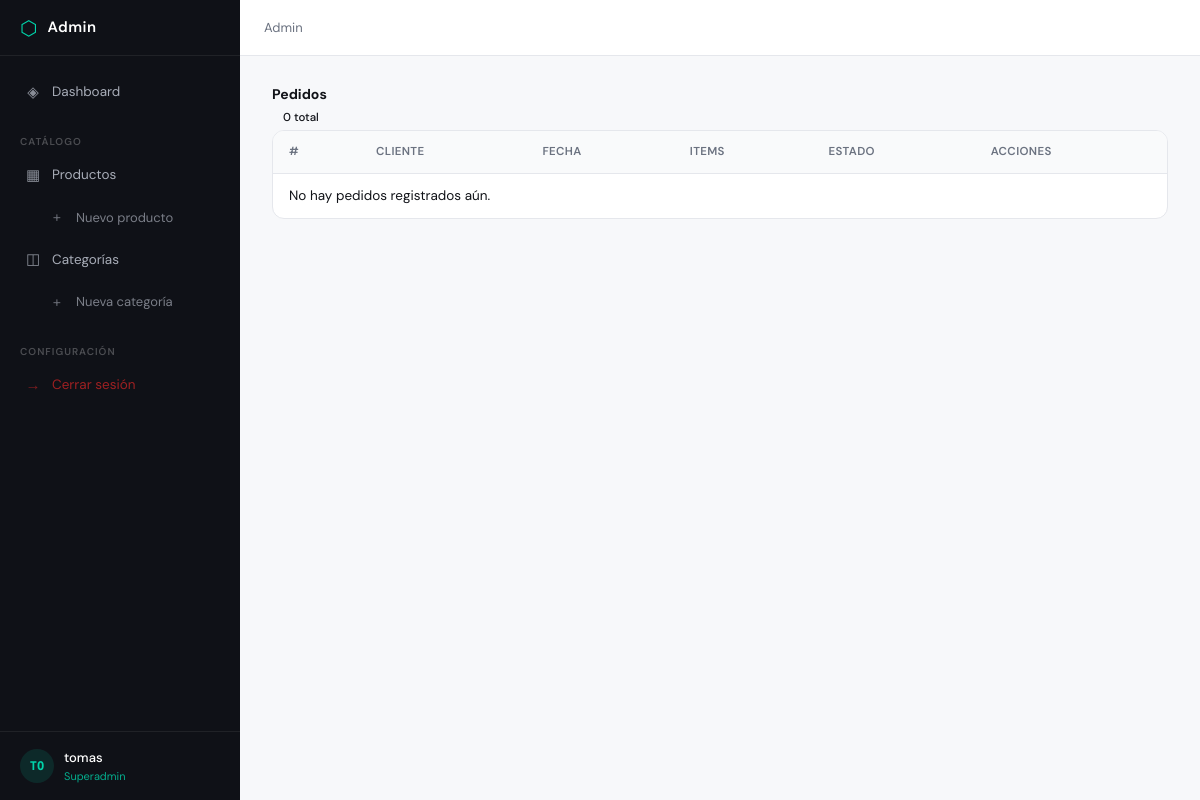
/panel/pedidos/ (signed in), run on an earlier commit of the app's database.
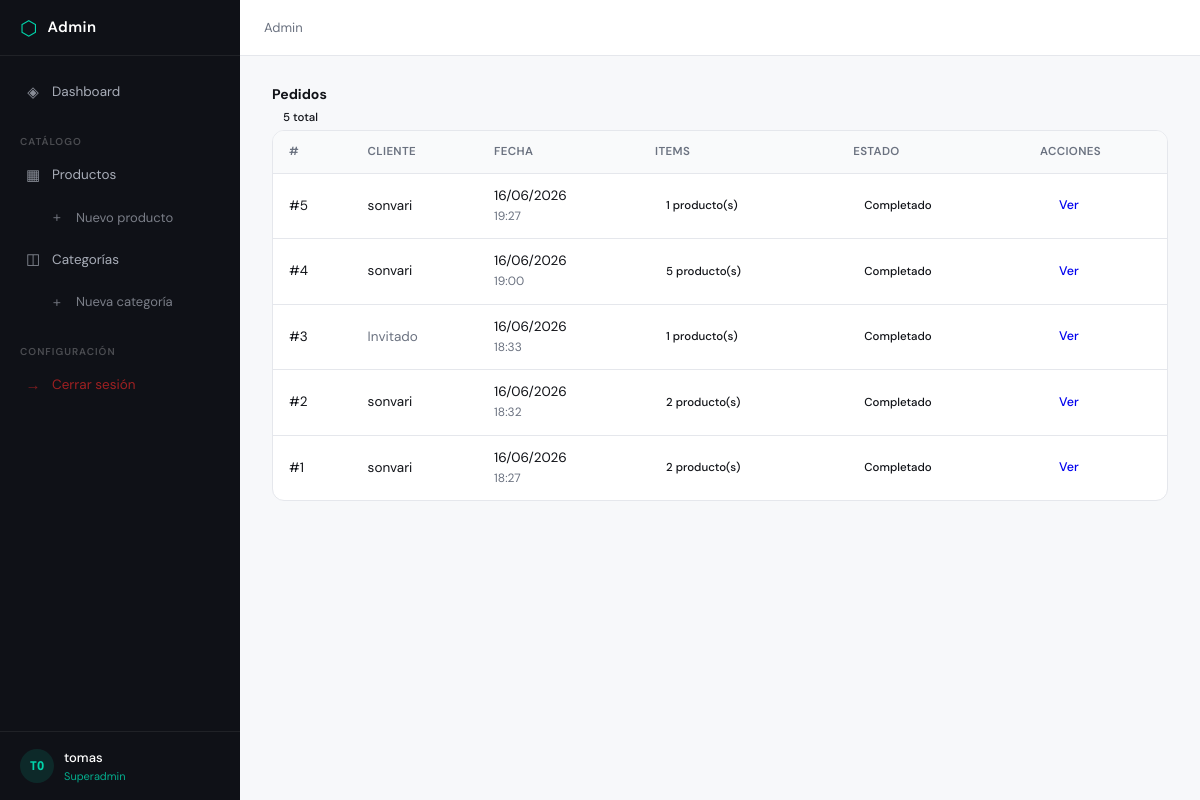
And on a later commit of the database.
### catalogo/models.py (models this page shows, shortened)
class Pedido(models.Model):
    cliente = models.ForeignKey(User, on_delete=models.SET_NULL, null=True, blank=True)
    fecha_pedido = models.DateTimeField(auto_now_add=True)
    completado = models.BooleanField(default=False)

### backoffice/views.py (the view)
# urls.py: path('pedidos/', views.pedido_lista, name='admin_pedido_lista'),
@admin_required
def pedido_lista(request):
    pedidos = Pedido.objects.select_related('cliente').prefetch_related('itempedido_set__producto').order_by('-fecha_pedido')
    paginator = Paginator(pedidos, 20)
    page = request.GET.get('page', 1)
    pedidos_page = paginator.get_page(page)
    return render(request, 'admin_panel/pedido_lista.html', {'pedidos': pedidos_page})

### backoffice/views.py (called while the page is built)
def admin_required(view_func):
    @wraps(view_func)
    def _wrapped_view(request, *args, **kwargs):
        if not request.user.is_authenticated:
            messages.error(request, 'Debes iniciar sesión para acceder al panel.')
            return redirect('admin_login')
        if not (request.user.is_staff or request.user.is_superuser):
            messages.error(request, 'No tienes permisos para acceder al panel.')
            return redirect('inicio') # <-- Lo cambié a 'inicio' para que devuelva al home
        return view_func(request, *args, **kwargs)
    return _wrapped_view

### catalogo/context_processors.py (called while the page is built)
def cantidad_carrito(request):
    total = 0
    if 'carrito' in request.session: # si ya hay un carrito
        for key, value in request.session['carrito'].items():
            total += value['cantidad'] # suma la cantidad de cada prod guardado
    return {'cantidad_carrito' : total} #envia la cantidad al html

### catalogo/templates/admin_panel/pedido_lista.html (shortened to what this page needs)
{% extends 'admin_panel/base.html' %}
{% block content %}
<div class="d-flex justify-content-between align-items-center mb-4">
  <h4 class="mb-0 fw-bold">Pedidos</h4>
  <span class="badge bg-secondary">{{ pedidos.paginator.count }} total</span>
</div>
<div class="card shadow-sm border-0">
  <div class="table-responsive">
    <table class="table table-hover align-middle mb-0">
      <thead class="table-dark">
        <tr>
          <th>#</th>
          <th>Cliente</th>
          <th>Fecha</th>
          <th>Items</th>
          <th>Estado</th>
          <th>Acciones</th>
        </tr>
      </thead>
      <tbody>
        {% for pedido in pedidos %}
        <tr>
          <td class="fw-bold text-muted">#{{ pedido.id }}</td>
          <td>
            {% if pedido.cliente %}
              {{ pedido.cliente.username }}
            {% else %}
              <span class="text-muted fst-italic">Invitado</span>
            {% endif %}
          </td>
          <td>
            <span class="small">{{ pedido.fecha_pedido|date:"d/m/Y" }}</span><br>
            <span class="text-muted" style="font-size:0.75rem;">{{ pedido.fecha_pedido|time:"H:i" }}</span>
          </td>
          <td>
            <span class="badge bg-light text-dark border">
              {{ pedido.itempedido_set.count }} producto(s)
            </span>
          </td>
          <td>
            {% if pedido.completado %}
              <span class="badge bg-success">Completado</span>
            {% else %}
              <span class="badge bg-warning text-dark">Pendiente</span>
            {% endif %}
          </td>
          <td>
            <a href="{% url 'admin_pedido_detalle' pedido.pk %}" class="btn btn-sm btn-outline-primary">
              Ver
            </a>
          </td>
        </tr>
        {% empty %}
        <tr>
          <td colspan="6" class="text-center text-muted py-5">
            No hay pedidos registrados aún.
          </td>
        </tr>
        {% endfor %}
      </tbody>
    </table>
  </div>
</div>
{% endblock %}

What changed in the data, as far as the page shows it:
added Pedido: id "5", cliente.username "sonvari", fecha_pedido "16/06/2026", fecha_pedido "19:27", itempedido_set.count "1", completado "Completado"
added Pedido: id "4", cliente.username "sonvari", fecha_pedido "16/06/2026", fecha_pedido "19:00", itempedido_set.count "5", completado "Completado"
added Pedido: id "3", shows "Invitado", fecha_pedido "16/06/2026", fecha_pedido "18:33", itempedido_set.count "1", completado "Completado"
added Pedido: id "2", cliente.username "sonvari", fecha_pedido "16/06/2026", fecha_pedido "18:32", itempedido_set.count "2", completado "Completado"
added Pedido: id "1", cliente.username "sonvari", fecha_pedido "16/06/2026", fecha_pedido "18:27", itempedido_set.count "2", completado "Completado"
Also different on the page:
{{ pedidos.paginator.count }}: "0" → "5"
text no longer shown: "No hay pedidos registrados aún."
